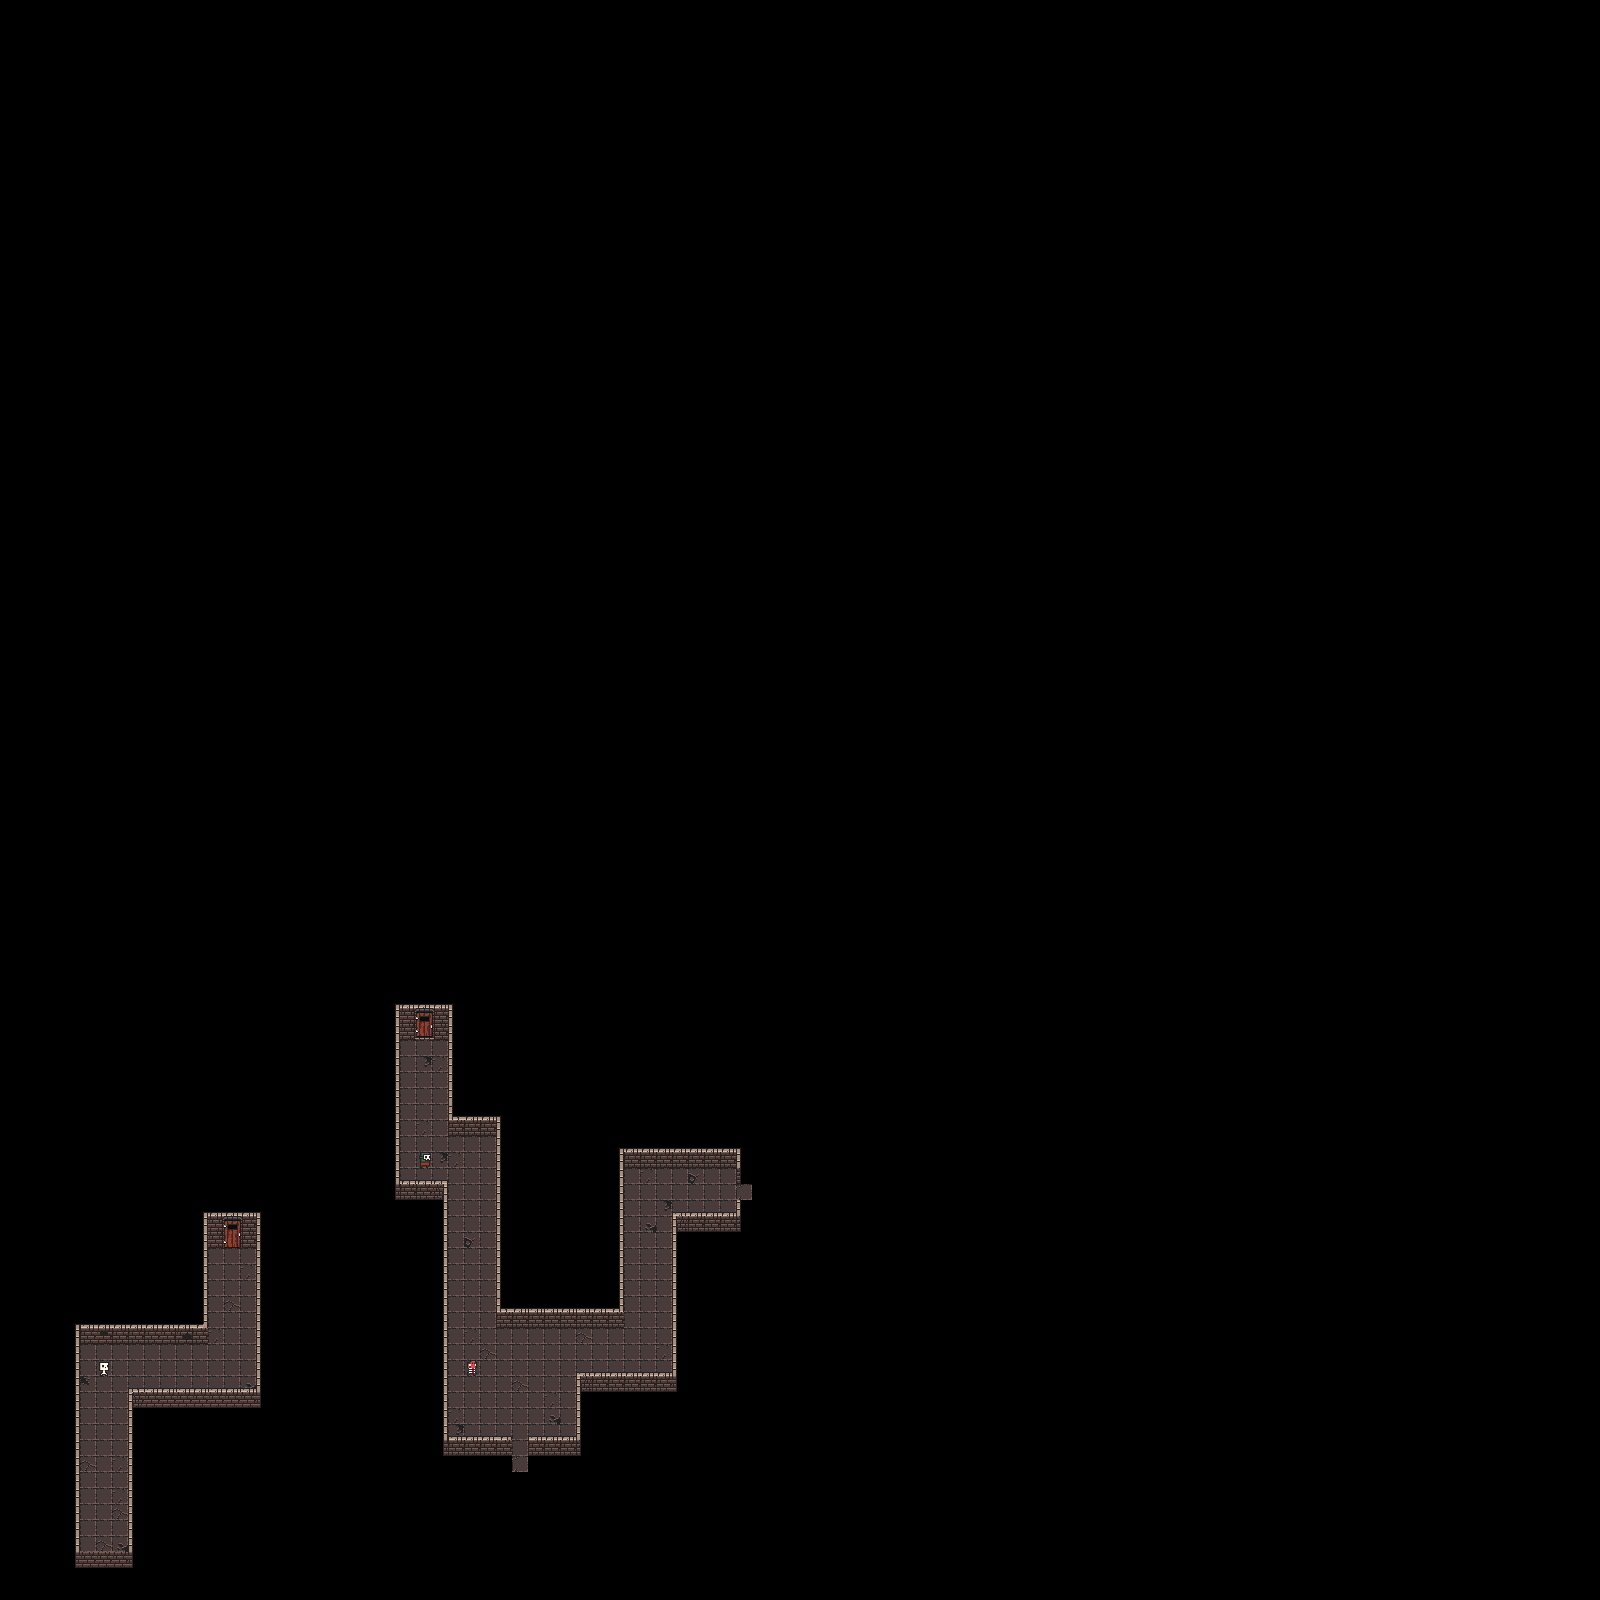

A 2D game scene composited from a Tiled map and its tileset images. What follows is a short description and the map's XML, with each tile layer's data collapsed to a summary:
An orthogonal 100x100 tile map with 16x16 px tiles, 4 tile layers (Floor, Walls, Doors, Enemies).

<map version="1.10" tiledversion="1.11.0" orientation="orthogonal" renderorder="right-down" width="100" height="100" tilewidth="16" tileheight="16" infinite="0" nextlayerid="8" nextobjectid="4">
 <tileset firstgid="1" source="dungeon_tiles.tsx" />
 <layer id="2" name="Floor" width="100" height="100">
  <data>[10000 cells, 263 non-empty, 7 distinct tile ids]</data>
 </layer>
 <layer id="1" name="Walls" width="100" height="100">
  <data>[10000 cells, 247 non-empty, 23 distinct tile ids]</data>
 </layer>
 <layer id="4" name="Doors" width="100" height="100">
  <data>[10000 cells, 15 non-empty, 14 distinct tile ids]</data>
 </layer>
 <layer id="5" name="Enemies" width="100" height="100">
  <data>[10000 cells, 3 non-empty, 3 distinct tile ids]</data>
 </layer>
</map>
